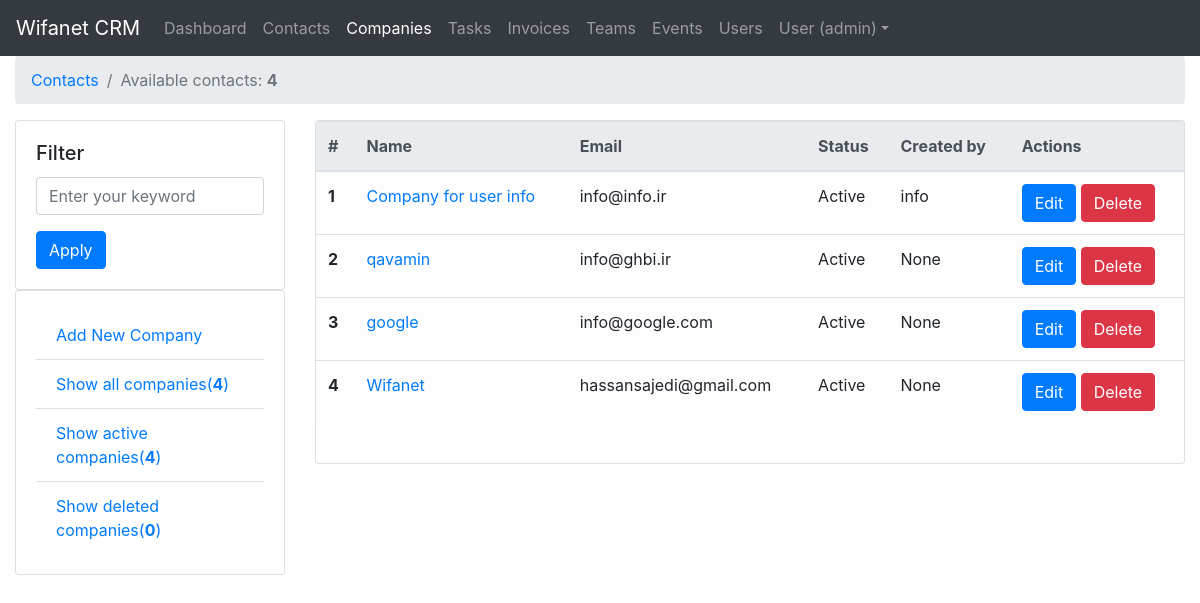
Screenshot of /companies/ (signed in) with the database file from the repository.
### users/models.py (models this page shows)
class User(AbstractUser):
    class Meta:
        db_table = 'auth_user'
    '''
    (<django.db.models.fields.AutoField: id>,
    <django.db.models.fields.CharField: password>,
    <django.db.models.fields.DateTimeField: last_login>,
    <django.db.models.fields.BooleanField: is_superuser>,
    <django.db.models.fields.CharField: username>,
    <django.db.models.fields.CharField: first_name>,
    <django.db.models.fields.CharField: last_name>,
    <django.db.models.fields.EmailField: email>,
    <django.db.models.fields.BooleanField: is_staff>,
    <django.db.models.fields.BooleanField: is_active>,
    <django.db.models.fields.DateTimeField: date_joined>)
    '''

### companies/models.py (models this page shows, shortened)
class Company(models.Model):
    name = models.CharField(_("Company name"), max_length=255)
    manager_name = models.CharField(_("Company manager name"), null=True, max_length=255)
    website = models.URLField(null=True)
    email = models.EmailField(null=True)
    phone = PhoneNumberField(null=True)
    address = models.CharField(max_length=255, null=True)
    description = models.TextField(blank=True, null=True)
    created_by = models.ForeignKey(User, related_name='company_created_by', on_delete=models.SET_NULL, null=True)
    createdon = models.DateTimeField(_("Created on"), auto_now_add=True)
    is_active = models.BooleanField(default=True)
    deleted = models.BooleanField(null=True, default=False)
    uuid = ShortUUIDField(null=True, unique=True)
    objects = CompanyManager()
    class Meta:
        ordering = ['-createdon']

### companies/views.py (the view)
# urls.py: path(r'', show, name='list'),
def show(request):
    companies = Company.objects.all()
    active_count = companies.filter(is_active=True).__len__()
    deleted_count = Company.objects.filter(deleted=True).__len__()
    show_deleted = (request.GET.get('show_deleted'))
    if show_deleted == 'true':
        deleted_companies = Company.objects.filter(deleted=True)
        return render(request, "companies/show.html", {'companies': deleted_companies,
                                                       'active_count': active_count,
                                                       'deleted_count': deleted_count})
    show_active = (request.GET.get('show_active'))
    if show_active == 'true':
        show_active = companies.filter(is_active=True, deleted=False)
        return render(request, "companies/show.html", {'companies': show_active,
                                                       'active_count': active_count,
                                                       'deleted_count': deleted_count})
    return render(request, "companies/show.html", {'companies': companies,
                                                   'active_count': active_count,
                                                   'deleted_count': deleted_count})

### companies/models.py (called while the page is built)
    def active(self):
        return self.filter(is_active=True, deleted=False)

    def get_queryset(self):
        return CompanyQuerySet(self.model, using=self._db)

    def all(self):
        return self.get_queryset().active()

### crm/templatetags/mytags.py (called while the page is built)
@register.simple_tag(takes_context=True)
def active(context, pattern_or_urlname):
    try:
        pattern = '^' + reverse(pattern_or_urlname)
    except NoReverseMatch:
        pattern = pattern_or_urlname
    path = context['request'].path
    if re.search(pattern, path):
        return 'active'
    return ''

### companies/templates/companies/show.html (shortened to what this page needs)
{% extends 'companies/index.html' %}
{% block page_title %}
    <ol class="breadcrumb">
        <li class="breadcrumb-item"><a href="{% url 'companies:list' %}">Contacts</a></li>
        <li class="breadcrumb-item active">Available contacts: <span class="alert-link">{{ companies|length }}</span>
        </li>
    </ol>
{% endblock %}
{% block sub_content %}
    <table class="table table-light">
        <thead class="thead-light">
        <tr>
            <th scope="col">#</th>
            <th scope="col">Name</th>
            <th scope="col">Email</th>
            <th scope="col">Status</th>
            <th scope="col">Created by</th>
            <th scope="col">Actions</th>
        </tr>
        </thead>
        <tbody>
        {% for row in companies %}
            <tr>
                <th scope="row">{{ forloop.counter }}</th>
                <td>
                    <a href="{% url 'companies:detail' id=row.id %}">{{ row.name }}</a>
                </td>
                <td>{{ row.email }}</td>
                <td>
                    {% if row.is_active %}
                        Active
                    {% else %}
                        Deactive
                    {% endif %}
                </td>
                <td>{{ row.created_by }}</td>
                <td>
                    <button type="button" class="btn btn-primary" data-toggle="modal"
                            data-target="#exampleModal">
                        Edit
                    </button>
                    <a href="{% url 'companies:delete' id=row.id %}" class="btn btn-danger">Delete</a>
                </td>
            </tr>
        {% endfor %}
        </tbody>
    </table>
    <br>
{% endblock %}

### templates/base.html (shortened to what this page needs)
{% url 'contacts:list' as list_contacts %}
{% url 'companies:list' as list_companies %}
{% url 'tasks:list' as list_tasks %}
{% url 'invoices:list' as list_invoices %}
{% url 'users:list' as list_users %}
{% url 'teams:list' as list_teams %}
{% load static %}
<!doctype html>
<html lang="en">
<head>
    <link rel="stylesheet" href="https://stackpath.bootstrapcdn.com/bootstrap/4.3.1/css/bootstrap.min.css"
>
    <link rel="stylesheet" href="https://stackpath.bootstrapcdn.com/bootstrap/4.1.3/css/bootstrap.min.css"
>
    <link rel="stylesheet" href="{% static "css/main.css" %}"></link>
</head>
<body>
<nav class="navbar navbar-expand-lg navbar-dark bg-dark">
    <a class="navbar-brand" href="#">Wifanet CRM</a>
    {% if user.is_authenticated %}
        <div class="collapse navbar-collapse" id="navbarSupportedContent">
            <ul class="navbar-nav mr-auto">
                <li class="nav-item {% if request.path == '/' %}active{% endif %}">
                    <a class="nav-link" href="{% url 'crm:home' %}">Dashboard
                    </a>
                </li>
                <li class="nav-item {% if request.path == list_contacts %}active{% endif %}"><a class="nav-link"
                                                                                                href="{% url 'contacts:list' %}">Contacts</a>
                </li>
                <li class="nav-item {% active '/companies' %}"><a class="nav-link" href="{% url 'companies:list' %}">Companies</a>
                </li>
                <li class="nav-item {% if request.path == list_tasks %}active{% endif %}"><a class="nav-link"
                                                                                             href="{% url 'tasks:list' %}">Tasks</a>
                </li>
                <li class="nav-item {% if request.path == list_invoices %}active{% endif %}"><a class="nav-link"
                                                                                                href="{{ list_invoices }}">Invoices</a>
                </li>
                <li class="nav-item {% if request.path == list_teams %}active{% endif %}"><a class="nav-link"
                                                                                                href="{{ list_teams }}">Teams</a>
                </li>
                <li class="nav-item"><a class="nav-link" href="#">Events</a></li>
                {% if request.user.is_superuser %}
                    <li class="nav-item {% if request.path == list_users %}active{% endif %}"><a class="nav-link"
                                                                                                 href="{{ list_users }}">Users</a>
                {% endif %}
                <li class="nav-item dropdown">
                    <a class="nav-link dropdown-toggle" href="#" id="dropdown01" data-toggle="dropdown"
                       aria-haspopup="true" aria-expanded="false">User ({{ user.username }})</a>
                </li>
            </ul>
        </div>
    {% else %}
        <p>You are not logged in</p>
        <a href="{% url 'login' %}">login</a>
    {% endif %}
</nav>
<div class="container-fluid">
    <nav aria-label="breadcrumb">
        {% block page_title %}{% endblock %}
    </nav>
    <div class="mt-3">
        {% block content %}{% endblock %}
    </div>
</div>
<link rel="stylesheet" href="https://cdnjs.cloudflare.com/ajax/libs/font-awesome/4.7.0/css/font-awesome.min.css">
</body>
</html>

### rows the page displays
Company: name "Company for user info", email "info@info.ir", is_active "Active", created_by "info"
Company: name "qavamin", email "info@ghbi.ir", is_active "Active", created_by "None"
Company: name "google", email "info@google.com", is_active "Active", created_by "None"
Company: name "Wifanet", email "hassansajedi@gmail.com", is_active "Active", created_by "None"

### other values shown
{{ user.username }} "admin"
{{ companies|length }} "4"
{{ active_count }} "4"
{{ deleted_count }} "0"
